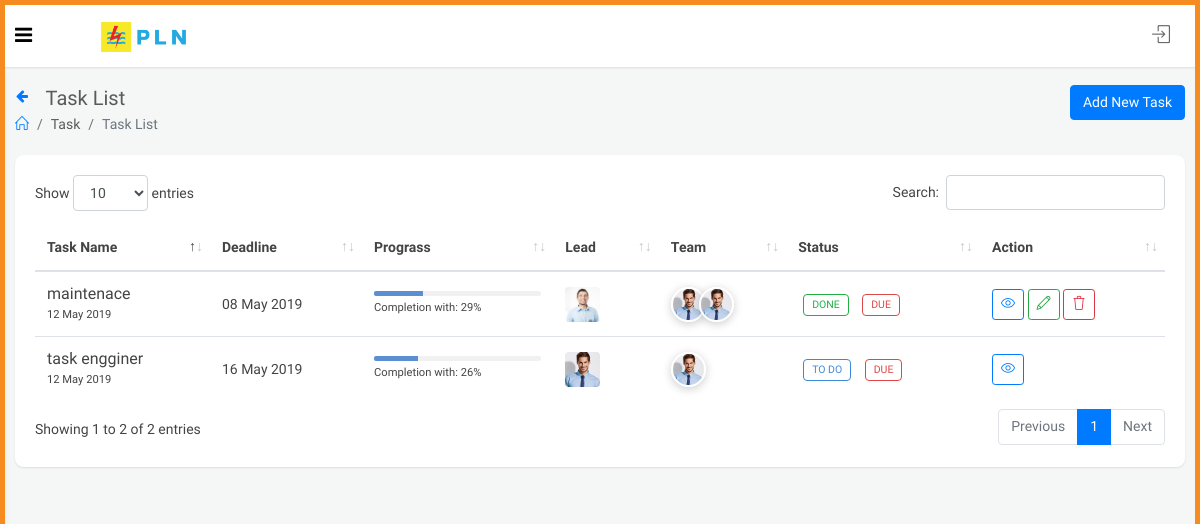
/task/manage (signed in), run on an earlier commit of the app's database.
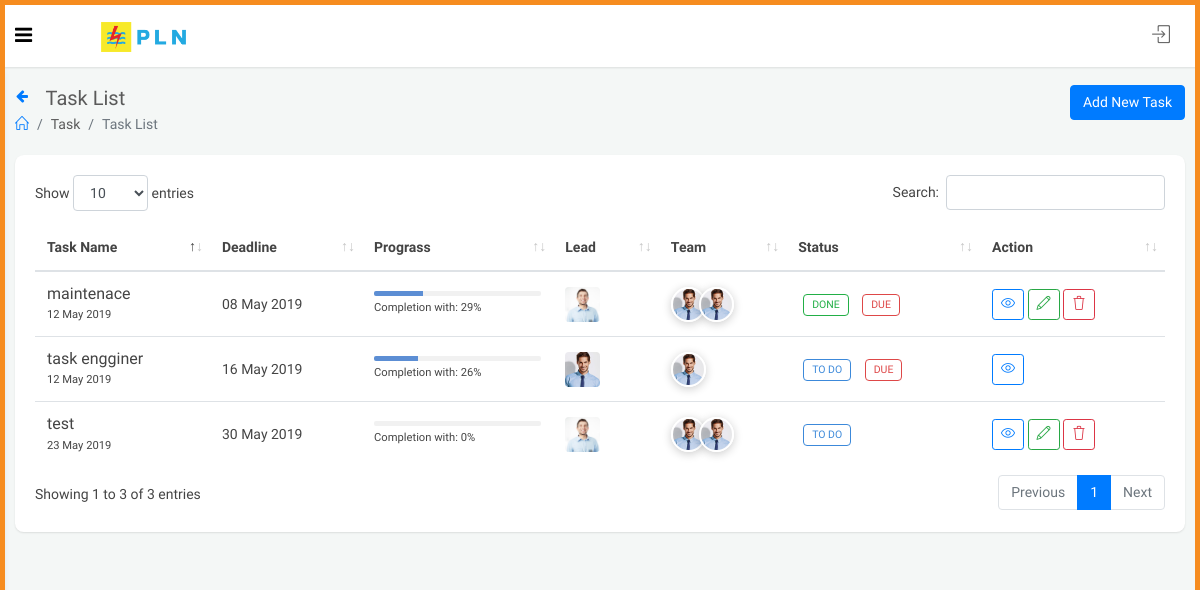
And on a later commit of the database.
### tables this page shows
CREATE TABLE `task_team` (
  `id` int(11) NOT NULL,
  `id_task` int(11) NOT NULL,
  `id_pegawai` int(11) NOT NULL,
  `keterangan` varchar(255) NOT NULL
);

CREATE TABLE `task` (
  `id` int(11) NOT NULL,
  `task_name` varchar(255) NOT NULL,
  `priority` varchar(20) NOT NULL,
  `date_create` varchar(20) NOT NULL,
  `due_date` varchar(20) NOT NULL,
  `id_unit` int(11) NOT NULL,
  `id_leader` int(11) NOT NULL,
  `create_by` int(11) NOT NULL,
  `description` text,
  `status` varchar(255) NOT NULL,
  `progress` int(3) NOT NULL
);

CREATE TABLE `pegawai` (
  `id` int(11) NOT NULL,
  `nip` char(11) NOT NULL,
  `email` varchar(255) NOT NULL,
  `nama_p` varchar(50) NOT NULL,
  `no_sap` char(8) NOT NULL,
  `t_lahir` char(50) NOT NULL,
  `tgl_lahir` varchar(20) NOT NULL,
  `jkelamin` char(1) NOT NULL,
  `agama` varchar(50) DEFAULT NULL,
  `status_kawin` varchar(11) NOT NULL,
  `jml_kel` int(2) DEFAULT NULL,
  `phone` varchar(13) NOT NULL,
  `alamat` text,
  `avatar` varchar(255) NOT NULL,
  `id_unit` int(11) DEFAULT NULL,
  `id_jabatan` int(11) DEFAULT NULL,
  `id_atasan` int(11) DEFAULT NULL
);

### sidebar_admin.php (called while the page is built, shortened)
<?php
$toDo = query("SELECT *, task.id as id from task LEFT JOIN task_team ON task.id=task_team.id_task
WHERE (task_team.id_pegawai ='$user[id]' OR task.id_leader='$user[id]') AND status='To Do'");
$done = query("SELECT *, task.id as id from task LEFT JOIN task_team ON task.id=task_team.id_task
WHERE (task_team.id_pegawai ='$user[id]' OR task.id_leader='$user[id]') AND status='Done'");
?>

### proses/ceklogin.php (called while the page is built, shortened)
<?php
if(empty($_SESSION['id'])){
    echo "<script>window.location.href = 'login.php'</script>";
}else{
    $query = mysqli_query($conn,"SELECT user.status,pegawai.* FROM pegawai join user on pegawai.id=user.id_pegawai WHERE pegawai.id = '$_SESSION[id]' limit 1");
    $user =$query->fetch_array(MYSQLI_ASSOC);
    $result = mysqli_query($conn,"SELECT * FROM pegawai WHERE id_atasan='$user[id]'");
    $jml_bawahan = mysqli_num_rows($result);
}
?>

### proses/config.php (called while the page is built, shortened)
<?php
$site_url = 'http://localhost/pln';

### proses/connection.php (called while the page is built, shortened)
<?php
include_once 'config.php';
$conn = mysqli_connect($db_server, $db_user, $db_pass, $db_name);
function query($query)
{
    global $conn;
    $result = mysqli_query($conn, $query);
    $rows = [];
    while ($row = mysqli_fetch_assoc($result)) {
        $rows[] = $row;
    }
    return $rows;
}
function get_where($query)
{
    global $conn;
    $result = mysqli_query($conn, $query);
    $row = mysqli_fetch_assoc($result);
    return $row;
}

### page/task/manage.php (the view, shortened to what the changed rows need)
<?php
$current_date = (date('Y-m-d'));
if($user['status']=='admin'){
    $where='OR 1=1';
}else{
    $where="OR (create_by='$user[id]' OR id_leader='$user[id]')";
}
$event = query("SELECT *,task.id as id from task LEFT JOIN task_team ON task.id=task_team.id_task
WHERE task_team.id_pegawai ='$user[id]' $where GROUP BY task.id ORDER BY due_date ASC ");
?>
<div id="main-content">
    <div class="container-fluid">
        <div class="block-header">
            <div class="row">
                <div class="col-lg-6 col-md-8 col-sm-12">
                    <h2><a href="javascript:void(0);" class="btn btn-xs btn-link btn-toggle-fullwidth"><i class="fa fa-arrow-left"></i></a> Task List</h2>
                    <ul class="breadcrumb">
                        <li class="breadcrumb-item"><a href="index-2.html"><i class="icon-home"></i></a></li>
                        <li class="breadcrumb-item">Task</li>
                        <li class="breadcrumb-item active">Task List</li>
                    </ul>
                </div>
                <?php if($jml_bawahan>0 || $user['status']=='admin') { ?>
                <div class="col-lg-6 col-md-4 col-sm-12 text-right">
                    <a href="<?= $site_url ?>/task/add" class="btn btn-primary">Add New Task</a>
                </div>
                <?php } ?>
            </div>
        </div>
        <div class="row clearfix">
            <div class="col-lg-12 col-md-12">
                <div class="card">
                    <div class="body project_report">
                        <div class="table-responsive">
                            <table class="table table-hover js-basic-example dataTable table-custom m-b-0">
                                <thead>
                                    <tr>
                                        <th>Task Name</th>
                                        <th>Deadline</th>
                                        <th>Prograss</th>
                                        <th>Lead</th>
                                        <th>Team</th>
                                        <th>Status</th>
                                        <th>Action</th>
                                    </tr>
                                </thead>
                                <tbody>
                                    <?php foreach ($event as $value) :
                                        $due_date = date('d F Y', strtotime($value['due_date']));
                                        $date_create = date('d F Y', strtotime($value['date_create']));
                                        if ($value['status'] == 'To Do')
                                            $status_color = 'info';
                                        elseif ($value['status'] == 'In Progress')
                                            $status_color = 'primary';
                                        elseif ($value['status'] == 'Pending')
                                            $status_color = 'warning';
                                        elseif ($value['status'] == 'Done')
                                            $status_color = 'success';
                                        else
                                            $status_color = 'default';
                                        $due_status = ($current_date > $value['due_date']) ? '<span class="badge badge-danger">Due</span>' : '';
                                        $team_lead = get_where("SELECT * FROM pegawai WHERE id='$value[id_leader]'");
                                        $task_team = query("SELECT * FROM task_team JOIN pegawai on task_team.id_pegawai=pegawai.id
                                        WHERE id_task='$value[id]'");
                                        ?>
                                        <tr>
                                            <td class="project-title">
                                                <h6><?= $value['task_name'] ?></h6>
                                                <small><?= $date_create ?></small>
                                            </td>
                                            <td><?= $due_date ?></td>
                                            <td>
                                                <div class="progress progress-xs">
                                                    <div class="progress-bar" role="progressbar" aria-valuenow="<?= $value['progress'] ?>" aria-valuemin="0" aria-valuemax="100" style="width: <?= $value['progress'] ?>%;"></div>
                                                </div>
                                                <small>Completion with: <?= $value['progress'] ?>%</small>
                                            </td>
                                            <td><img src="<?= $site_url ?>/assets/avatar/<?= $team_lead['avatar'] ?>" data-toggle="tooltip" data-placement="top" title="<?= $team_lead['nama_p'] ?>" alt="Avatar" class="width35 rounded"></td>
                                            <td>
                                                <ul class="list-unstyled team-info">
                                                    <?php foreach ($task_team as $team) : ?>
                                                        <li><img src="<?= $site_url ?>/assets/avatar/<?= $team['avatar'] ?>" data-toggle="tooltip" data-placement="top" title="<?= $team['nama_p'] ?>" alt="<?= $team['nama_p'] ?>"></li>
                                                    <?php endforeach; ?>
                                                </ul>
                                            </td>
                                            <td><span class="badge badge-<?= $status_color ?>"><?= $value['status'] ?></span> <?= $due_status ?></td>
                                            <td class="project-actions">
                                                <a href="<?= $site_url ?>/task/view/<?= $value['id'] ?>" class="btn btn-sm btn-outline-primary"><i class="icon-eye"></i></a>
                                                <?php if($value['id_leader']==$user['id'] || $value['create_by']==$user['id']){ ?>
                                                <a href="<?= $site_url ?>/task/edit/<?= $value['id'] ?>" class="btn btn-sm btn-outline-success"><i class="icon-pencil"></i></a>
                                                <a href="<?= $site_url ?>/proses/model_task.php?id=<?php echo $value["id"]; ?>&delete=true" onclick='return confirm("Yakin ingin menghapus data?")'  class="btn btn-sm btn-outline-danger" title="Delete" ><i class="icon-trash"></i></a>
                                                <?php } ?>
                                            </td>
                                        </tr>
                                    <?php endforeach; ?>
                                </tbody>
                            </table>
                        </div>
                    </div>
                </div>
            </div>
        </div>
    </div>
</div>

What changed in the data, as far as the page shows it:
added task_team: id_task.task_name "test", id_task.date_create "23 May 2019", id_task.due_date "30 May 2019", id_task.progress "0", pegawai.avatar (picture), id_pegawai.avatar (placeholder picture), id_task.status "TO DO"
added task_team: id_pegawai.avatar (placeholder picture), shown under "test"
Also different on the page:
text written by a page script: "Show entries Search: Showing 1 to 2 of 2 entries Previous 1 Next" → "Show entries Search: Showing 1 to 3 of 3 entries Previous 1 Next"
